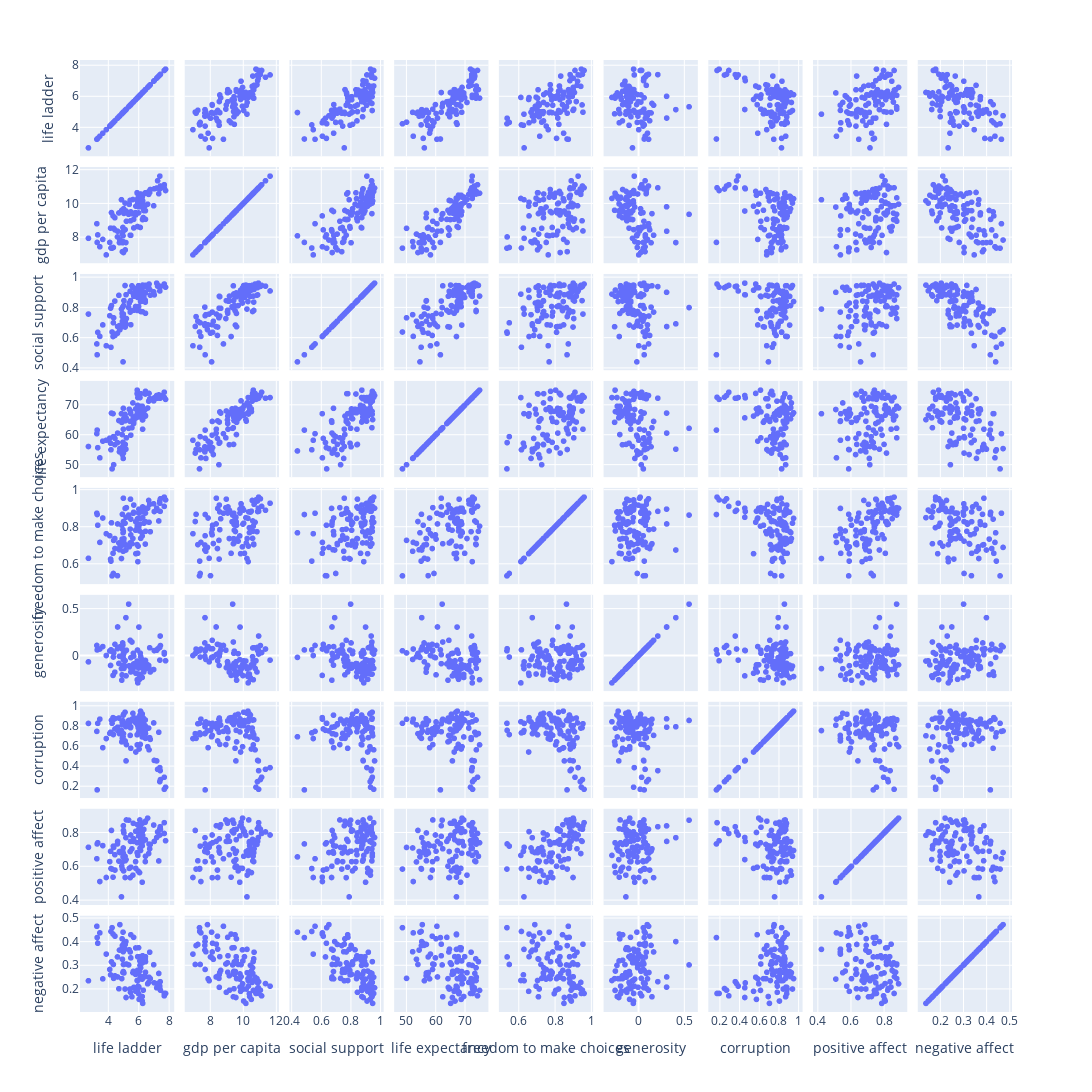

Notebook code for this chart:
### Code cell
# Creating world happines repport scatter
dataset_filter_2 = dataset[['life ladder', 'gdp per capita','social support','life expectancy',
                               'freedom to make choices','generosity','corruption',
                               'positive affect','negative affect']]

fig = px.scatter_matrix(dataset_filter_2)
fig.update_layout(width = 1500, height = 1400)
fig.show()
